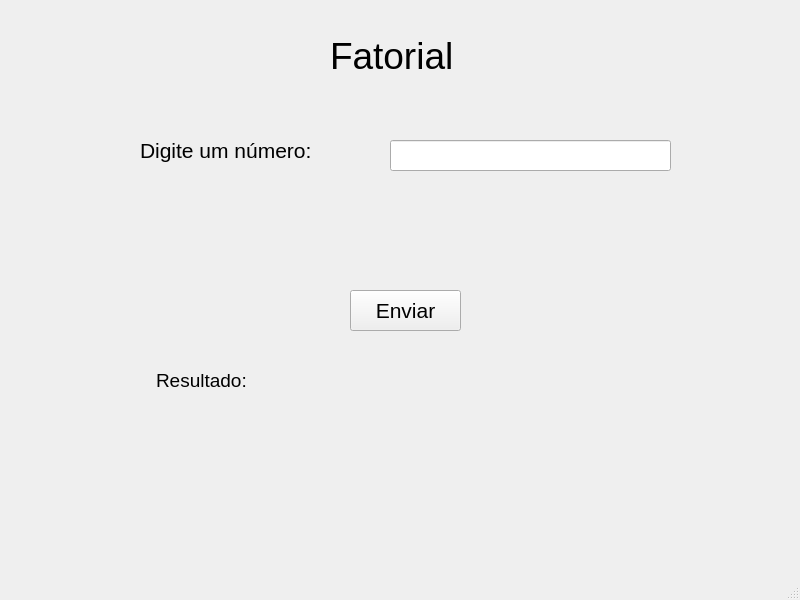
<?xml version="1.0" encoding="UTF-8"?>
<ui version="4.0">
 <class>MainWindow</class>
 <widget class="QMainWindow" name="MainWindow">
  <property name="geometry">
   <rect>
    <x>0</x>
    <y>0</y>
    <width>800</width>
    <height>600</height>
   </rect>
  </property>
  <property name="windowTitle">
   <string>MainWindow</string>
  </property>
  <widget class="QWidget" name="centralwidget">
   <widget class="QLabel" name="label_2">
    <property name="geometry">
     <rect>
      <x>140</x>
      <y>130</y>
      <width>241</width>
      <height>41</height>
     </rect>
    </property>
    <property name="font">
     <font>
      <pointsize>16</pointsize>
     </font>
    </property>
    <property name="text">
     <string>Digite um número:</string>
    </property>
   </widget>
   <widget class="QLabel" name="label">
    <property name="geometry">
     <rect>
      <x>330</x>
      <y>30</y>
      <width>121</width>
      <height>51</height>
     </rect>
    </property>
    <property name="font">
     <font>
      <pointsize>28</pointsize>
     </font>
    </property>
    <property name="text">
     <string>Fatorial</string>
    </property>
   </widget>
   <widget class="QLineEdit" name="lineEditNumero1">
    <property name="geometry">
     <rect>
      <x>390</x>
      <y>140</y>
      <width>281</width>
      <height>31</height>
     </rect>
    </property>
   </widget>
   <widget class="QLabel" name="labelResultado">
    <property name="geometry">
     <rect>
      <x>156</x>
      <y>360</y>
      <width>521</width>
      <height>41</height>
     </rect>
    </property>
    <property name="font">
     <font>
      <pointsize>14</pointsize>
     </font>
    </property>
    <property name="text">
     <string>Resultado:</string>
    </property>
   </widget>
   <widget class="QPushButton" name="pushButtonEnviar">
    <property name="geometry">
     <rect>
      <x>350</x>
      <y>290</y>
      <width>111</width>
      <height>41</height>
     </rect>
    </property>
    <property name="font">
     <font>
      <pointsize>16</pointsize>
     </font>
    </property>
    <property name="text">
     <string>Enviar</string>
    </property>
   </widget>
  </widget>
  <widget class="QMenuBar" name="menubar">
   <property name="geometry">
    <rect>
     <x>0</x>
     <y>0</y>
     <width>800</width>
     <height>21</height>
    </rect>
   </property>
  </widget>
  <widget class="QStatusBar" name="statusbar"/>
 </widget>
 <resources/>
 <connections/>
</ui>
